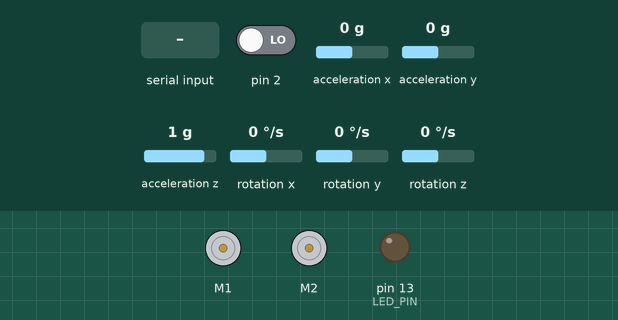
Bench run of a sketch on a simulated Arduino Uno, built with avr-gcc and run on an emulated ATmega328P. Shown: 2 × DC motor (green arrow = forward, orange = backward, longer = faster), output pins drawn as LEDs (lit = HIGH). Dashed ring = blinking. The inputs (shaded band) are chosen by the test bench; at power-on: acceleration x 0 g, rotation z 0 °/s, acceleration y 0 g, pin 2 LOW, acceleration z 1 g, rotation x 0 °/s, rotation y 0 °/s. The sensor or clock chip raises its interrupt line as the real part does; what the sketch prints to the serial monitor is not drawn.

Above: at 0.9 s.
1.0 s: "1\n" received over Serial
At 1.67 s:
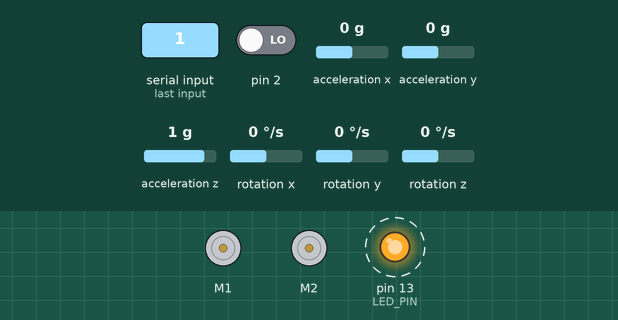
4.0 s: acceleration x set to -1.4 g
7.0 s: rotation z set to 100 °/s
13.0 s: acceleration y set to -1.4 g
16.0 s: "0\n" received over Serial
Timing chart, 0 to 41.8 s (numbered marks = the images above; inputs shaded):
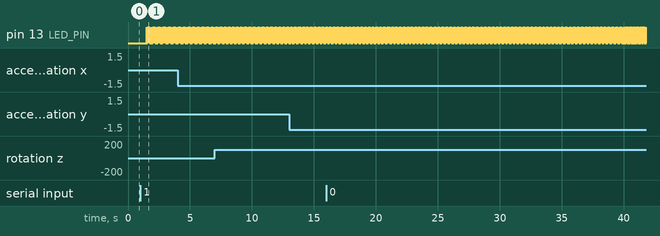

The sketch:

BalancingRobot.ino
```cpp
// I2Cdev and MPU6050 must be installed as libraries, or else the .cpp/.h files
// for both classes must be in the include path of your project
#include "I2Cdev.h"

#include "MPU6050_6Axis_MotionApps20.h"
//#include "MPU6050.h" // not necessary if using MotionApps include file

// Arduino Wire library is required if I2Cdev I2CDEV_ARDUINO_WIRE implementation
// is used in I2Cdev.h
#if I2CDEV_IMPLEMENTATION == I2CDEV_ARDUINO_WIRE
    #include "Wire.h"
#endif

#include "DualMC33926MotorShield.h"

#include <PID_v1.h>

double setpoint, input, output;
PID myPID(&input, &output, &setpoint, 2000, 0, 50, DIRECT);

DualMC33926MotorShield md;

MPU6050 mpu;

#define LED_PIN 13 // (Arduino is 13, Teensy is 11, Teensy++ is 6)
bool blinkState = false;

// MPU control/status vars
bool dmpReady = false;  // set true if DMP init was successful
uint8_t mpuIntStatus;   // holds actual interrupt status byte from MPU
uint8_t devStatus;      // return status after each device operation (0 = success, !0 = error)
uint16_t packetSize;    // expected DMP packet size (default is 42 bytes)
uint16_t fifoCount;     // count of all bytes currently in FIFO
uint8_t fifoBuffer[64]; // FIFO storage buffer
unsigned long time;
bool initializing = true;
double sum = 0;
int count = 0;


// orientation/motion vars
Quaternion q;           // [w, x, y, z]         quaternion container
VectorFloat gravity;    // [x, y, z]            gravity vector
float euler[3];         // [psi, theta, phi]    Euler angle container
float ypr[3];           // [yaw, pitch, roll]   yaw/pitch/roll container and gravity vector

// packet structure for InvenSense teapot demo
uint8_t teapotPacket[14] = { '$', 0x02, 0,0, 0,0, 0,0, 0,0, 0x00, 0x00, '\r', '\n' };


// ================================================================
// ===               INTERRUPT DETECTION ROUTINE                ===
// ================================================================

volatile bool mpuInterrupt = false;     // indicates whether MPU interrupt pin has gone high
void dmpDataReady() {
    mpuInterrupt = true;
}

void stopIfFault()
{
  if (md.getFault())
  {
    Serial.println("fault");
    while(1);
  }
}


// ================================================================
// ===                      INITIAL SETUP                       ===
// ================================================================

void setup() {
    // join I2C bus (I2Cdev library doesn't do this automatically)
    #if I2CDEV_IMPLEMENTATION == I2CDEV_ARDUINO_WIRE
        Wire.begin();
        TWBR = 24; // 400kHz I2C clock (200kHz if CPU is 8MHz)
    #elif I2CDEV_IMPLEMENTATION == I2CDEV_BUILTIN_FASTWIRE
        Fastwire::setup(400, true);
    #endif

    // initialize serial communication
    // (115200 chosen because it is required for Teapot Demo output, but it's
    // really up to you depending on your project)
    Serial.begin(115200);
    while (!Serial); // wait for Leonardo enumeration, others continue immediately

    // initialize device
    Serial.println(F("Initializing I2C devices..."));
    mpu.initialize();

    Serial.println("Dual MC33926 Motor Shield");
    md.init();

    // verify connection
    Serial.println(F("Testing device connections..."));
    Serial.println(mpu.testConnection() ? F("MPU6050 connection successful") : F("MPU6050 connection failed"));

    // wait for ready
    Serial.println(F("\nSend any character to begin DMP programming and demo: "));
    while (Serial.available() && Serial.read()); // empty buffer
    while (!Serial.available());                 // wait for data
    while (Serial.available() && Serial.read()); // empty buffer again

    // load and configure the DMP
    Serial.println(F("Initializing DMP..."));
    devStatus = mpu.dmpInitialize();

    // supply your own gyro offsets here, scaled for min sensitivity
    mpu.setXGyroOffset(220);
    mpu.setYGyroOffset(76);
    mpu.setZGyroOffset(-85);
    mpu.setZAccelOffset(1788); // 1688 factory default for my test chip

    // make sure it worked (returns 0 if so)
    if (devStatus == 0) {
        // turn on the DMP, now that it's ready
        Serial.println(F("Enabling DMP..."));
        mpu.setDMPEnabled(true);

        // enable Arduino interrupt detection
        Serial.println(F("Enabling interrupt detection (Arduino external interrupt 0)..."));
        attachInterrupt(0, dmpDataReady, RISING);
        mpuIntStatus = mpu.getIntStatus();

        // set our DMP Ready flag so the main loop() function knows it's okay to use it
        Serial.println(F("DMP ready! Waiting for first interrupt..."));
        dmpReady = true;

        // get expected DMP packet size for later comparison
        packetSize = mpu.dmpGetFIFOPacketSize();
    } else {
        // ERROR!
        // 1 = initial memory load failed
        // 2 = DMP configuration updates failed
        // (if it's going to break, usually the code will be 1)
        Serial.print(F("DMP Initialization failed (code "));
        Serial.print(devStatus);
        Serial.println(F(")"));
    }

    // configure LED for output
    pinMode(LED_PIN, OUTPUT);

}


// ================================================================
// ===                    MAIN PROGRAM LOOP                     ===
// ================================================================

void loop() {
    // if programming failed, don't try to do anything
    if (!dmpReady) return;

    // wait for MPU interrupt or extra packet(s) available
    while (!mpuInterrupt && fifoCount < packetSize) {
        // other program behavior stuff here
        // .
        // .
        // .
        // if you are really paranoid you can frequently test in between other
        // stuff to see if mpuInterrupt is true, and if so, "break;" from the
        // while() loop to immediately process the MPU data
        // .
        // .
        // .
    }


    // reset interrupt flag and get INT_STATUS byte
    mpuInterrupt = false;
    mpuIntStatus = mpu.getIntStatus();

    // get current FIFO count
    fifoCount = mpu.getFIFOCount();
//  Serial.print("interrupt: ");
//  Serial.println(mpuIntStatus);
    // check for overflow (this should never happen unless our code is too inefficient)
    if ((mpuIntStatus & 0x10) || fifoCount == 1024) {
        // reset so we can continue cleanly
        mpu.resetFIFO();
        Serial.println(F("FIFO overflow!"));

    // otherwise, check for DMP data ready interrupt (this should happen frequently)
    } else if (mpuIntStatus & 0x02) {
        // wait for correct available data length, should be a VERY short wait
        while (fifoCount < packetSize) fifoCount = mpu.getFIFOCount();

        // read a packet from FIFO
        mpu.getFIFOBytes(fifoBuffer, packetSize);

        // track FIFO count here in case there is > 1 packet available
        // (this lets us immediately read more without waiting for an interrupt)
        fifoCount -= packetSize;

        // display Euler angles in degrees
        mpu.dmpGetQuaternion(&q, fifoBuffer);
        mpu.dmpGetGravity(&gravity, &q);
        mpu.dmpGetYawPitchRoll(ypr, &q, &gravity);
        Serial.print("ypr\t");
        Serial.print(ypr[0] * 180/M_PI);
        Serial.print("\t");
        Serial.print(ypr[1] * 180/M_PI);
        Serial.print("\t");
        Serial.println(ypr[2] * 180/M_PI);


        // blink LED to indicate activity
        blinkState = !blinkState;
        digitalWrite(LED_PIN, blinkState);

        if(39000 < (time = millis())&& 40000 > time)
        {
          count++;
          sum += ypr[2];
        }
        else if(40000 > time)
        {
          //Serial.println("delaying");
        }
        else if(initializing)
        {
          initializing = false;
          setpoint = sum/count;
          input = ypr[2];
          myPID.SetMode(AUTOMATIC);
          myPID.SetSampleTime(20);
          myPID.SetOutputLimits(-200, 200);
        }
        else
        {
          Serial.print("target: ");
          Serial.println(setpoint * 180/M_PI);
          input = ypr[2];
          myPID.Compute();
          if(output<-10 && output >-50)
          {  output = -50; }
          else if (output > 10 && output < 50)
          {output = 50;}
          Serial.print("output: ");
          Serial.println(output);

          md.setSpeeds(output,-output);
          stopIfFault();


        }
    }
}
```

Measured:
- after the input at 1.0 s, pin 13 (LED_PIN): alternates HIGH for 0.01 s and LOW for 0.01 s, starting after 0.52 s
